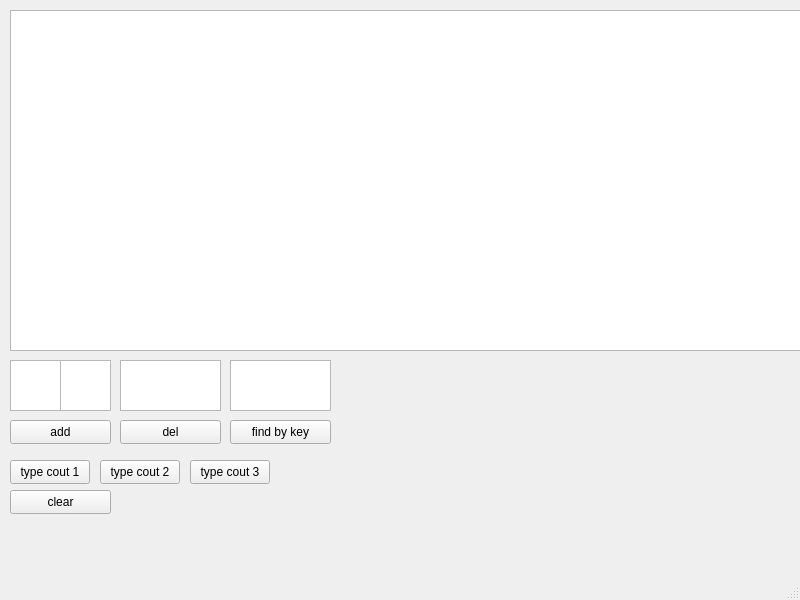
<?xml version="1.0" encoding="UTF-8"?>
<ui version="4.0">
 <class>MainWindow</class>
 <widget class="QMainWindow" name="MainWindow">
  <property name="geometry">
   <rect>
    <x>0</x>
    <y>0</y>
    <width>800</width>
    <height>600</height>
   </rect>
  </property>
  <property name="windowTitle">
   <string>MainWindow</string>
  </property>
  <widget class="QWidget" name="centralwidget">
   <widget class="QPushButton" name="pushButton_5">
    <property name="geometry">
     <rect>
      <x>10</x>
      <y>490</y>
      <width>101</width>
      <height>24</height>
     </rect>
    </property>
    <property name="text">
     <string>clear</string>
    </property>
   </widget>
   <widget class="QTextEdit" name="textEdit">
    <property name="geometry">
     <rect>
      <x>10</x>
      <y>10</y>
      <width>801</width>
      <height>341</height>
     </rect>
    </property>
   </widget>
   <widget class="QTextEdit" name="textEdit_2">
    <property name="geometry">
     <rect>
      <x>10</x>
      <y>360</y>
      <width>51</width>
      <height>51</height>
     </rect>
    </property>
   </widget>
   <widget class="QPushButton" name="pushButton_4">
    <property name="geometry">
     <rect>
      <x>120</x>
      <y>420</y>
      <width>101</width>
      <height>24</height>
     </rect>
    </property>
    <property name="text">
     <string>del</string>
    </property>
   </widget>
   <widget class="QTextEdit" name="textEdit_5">
    <property name="geometry">
     <rect>
      <x>120</x>
      <y>360</y>
      <width>101</width>
      <height>51</height>
     </rect>
    </property>
   </widget>
   <widget class="QPushButton" name="pushButton">
    <property name="geometry">
     <rect>
      <x>10</x>
      <y>420</y>
      <width>101</width>
      <height>24</height>
     </rect>
    </property>
    <property name="text">
     <string>add</string>
    </property>
   </widget>
   <widget class="QPushButton" name="pushButton_2">
    <property name="geometry">
     <rect>
      <x>10</x>
      <y>460</y>
      <width>80</width>
      <height>24</height>
     </rect>
    </property>
    <property name="text">
     <string>type cout 1</string>
    </property>
   </widget>
   <widget class="QPushButton" name="pushButton_6">
    <property name="geometry">
     <rect>
      <x>100</x>
      <y>460</y>
      <width>80</width>
      <height>24</height>
     </rect>
    </property>
    <property name="text">
     <string>type cout 2</string>
    </property>
   </widget>
   <widget class="QPushButton" name="pushButton_7">
    <property name="geometry">
     <rect>
      <x>190</x>
      <y>460</y>
      <width>80</width>
      <height>24</height>
     </rect>
    </property>
    <property name="text">
     <string>type cout 3</string>
    </property>
   </widget>
   <widget class="QTextEdit" name="textEdit_3">
    <property name="geometry">
     <rect>
      <x>60</x>
      <y>360</y>
      <width>51</width>
      <height>51</height>
     </rect>
    </property>
   </widget>
   <widget class="QPushButton" name="pushButton_8">
    <property name="geometry">
     <rect>
      <x>230</x>
      <y>420</y>
      <width>101</width>
      <height>24</height>
     </rect>
    </property>
    <property name="text">
     <string>find by key</string>
    </property>
   </widget>
   <widget class="QTextEdit" name="textEdit_6">
    <property name="geometry">
     <rect>
      <x>230</x>
      <y>360</y>
      <width>101</width>
      <height>51</height>
     </rect>
    </property>
   </widget>
  </widget>
  <widget class="QMenuBar" name="menubar">
   <property name="geometry">
    <rect>
     <x>0</x>
     <y>0</y>
     <width>800</width>
     <height>21</height>
    </rect>
   </property>
  </widget>
  <widget class="QStatusBar" name="statusbar"/>
 </widget>
 <resources/>
 <connections/>
</ui>
